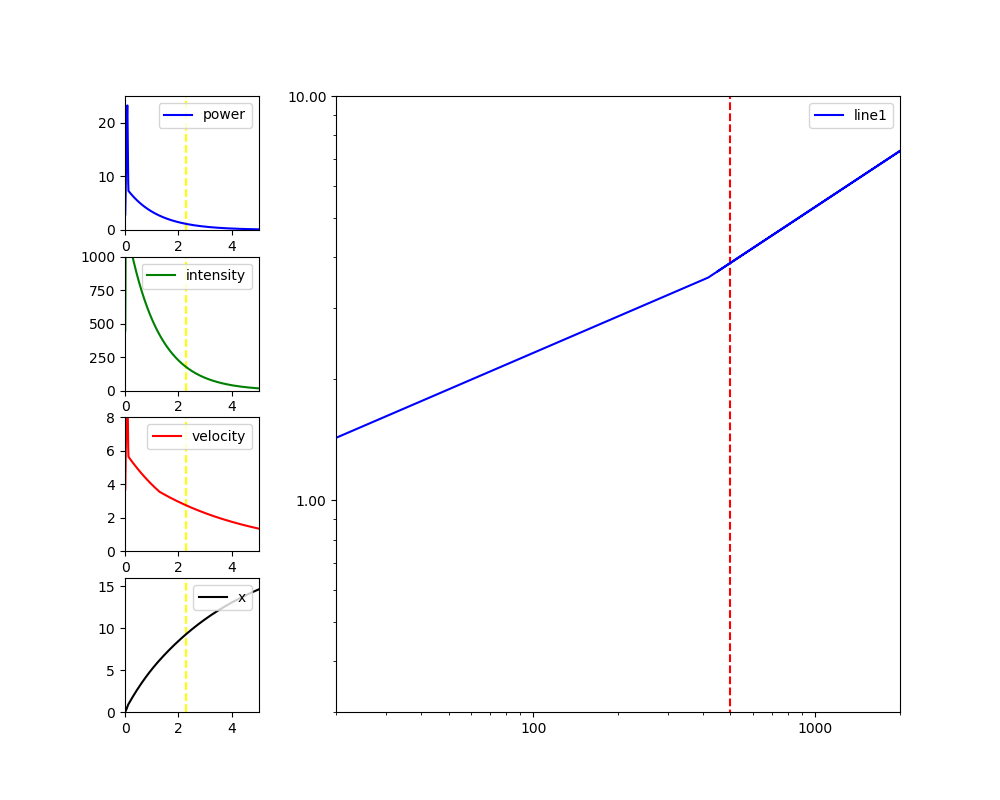

Reproduce this figure in Python.
from math import exp, sqrt
import pandas as pd
import numpy as np
import matplotlib.pyplot as plt
from matplotlib import ticker, gridspec

dx = 0.01e-3  # m Segment length
dr = 0.005e-3  # m Segment length  # dr の分解能が大事っぽい
dt = 0.1  # s すぐに淘汰される値なので意味はない。初期値
nz = 1  # Number of position segments, xは進展方向
nr = 1000  # 2.5e-3/dr  #全長2.5 mmになるように設定
nt = 5000  # Number of time segments
ng = 40  # 40  # Graphの分割数を決める値
CFL = 0.7  # クーラン数 1以下にする 0.5~0.99くらいで，小さくしすぎると進みが遅い
eta = 0.1  # 加熱効率

A_G = 0.224517656
B_G = 0.77548
sigma_G1 = 0.84473  # mm
sigma_G2 = 1.75302  # mm
A_T = 0.764525962
B_T = 0.235474467
sigma_T1 = 1.557528296
sigma_T2 = 4.050355336
lamda = 10.6  # 単位はum
M2_G = 15
M2_T = 21
W_G0 = 1.7  # 単位はmm
W_T0 = 2.0
R_peak = 2.13
hr = 20  # Heating region
R_0 = 8314.0

# 気体種固有の値
select_gas = 'air'
gas_dict = pd.read_csv('../../data/value.csv', header=0, index_col=0).to_dict(orient='index')[select_gas]
m = gas_dict['m']
gamma_gas = gas_dict['gamma']
eta_trans = gas_dict['eta_trans']
a = gas_dict['a']
b = gas_dict['b']
a_low = gas_dict['a_low']
b_low = gas_dict['b_low']
ss = gas_dict['speed_of_sound']
rho = gas_dict['rho']
R = R_0 / m
t_terminate = 2.3

u_ionz0 = a * 524.4 ** b * 1.2 * 1e3  # m/s
P_0 = 1.013e5
T_0 = 293
rho_0 = P_0 / R / T_0
u_0 = 0
v_0 = 0
gamma = gamma_gas
I = 0
l = 0.2e-3  # m 加熱長さ レーザーは0.2 mm
eta = 0.1
t = 0
x_laser0 = 0
umax_x = u_ionz0
umax_r = u_ionz0

t_list = []
uionz_list = []
uionz_low_list = []
p_list = []
s_list = []
x_list = []

fig, (axL, axR) = plt.subplots(ncols=2, figsize=(10, 4))
for n1 in range(nt):
    # 時間刻み幅の設定。ここ次第で計算がいくらでも長くなる
    dt = 1e-8  # s
    t = t + dt  # s
    t_list.append(t * 1e6)
    # レーザー強度の時間減衰(10J) 単位はMW
    # Power_laser = 8.15 * exp(-0.866 * t * 1e6)
    # 正確に再現すると温度などが高く出すぎる
    if t * 1e6 < 0.085:
        Power_laser = 287.9222823 * t * 1e6 + 0.0005175756469
    elif t * 1e6 < 0.125:
        Power_laser = -476.3277981 * t * 1e6 + 66.1043297
    else:
        Power_laser = 8.15 * exp(-0.866 * t * 1e6)
    p_list.append(Power_laser)
    # 進展方向のレーザー強度の変化を考慮しない場合のビーム半径
    W_G = W_G0 * 1e-3  # m
    W_T = W_T0 * 1e-3  # m
    # 波頭の値
    S_laser0 = R_peak * Power_laser / 4 / W_G / W_T * 1e-3  # GW/m ** 2 波頭のレーザー強度
    u_ionz_line1 = a * (S_laser0 * 1e9 / rho / (ss**3)) ** b * ss  # m/s 波頭の速度
    u_ionz_line3 = a_low * (S_laser0 * 1e9 / rho / (ss**3)) ** b_low * ss  # m/s 波頭の速度
    if u_ionz_line1 > u_ionz_line3:
        u_ionz = u_ionz_line1
        beta = b
        t_500 = t
    else:
        u_ionz = u_ionz_line3
        beta = b_low
    # u_ionz = a * S_laser0 ** b * 1e3  # m/s 無次元化していない波頭の速度
    x_laser0 = x_laser0 + u_ionz * dt  # m 電離波面の波頭進展位置=Laserによって加熱される最初の位置
    x_laser = x_laser0  # m 横方向の加熱位置を決めるための処理。初期値はその時刻における波頭位置とする
    uionz_list.append(u_ionz * 1e-3)
    # uionz_low_list.append(u_ionz_low * 1e-3)
    s_list.append(S_laser0)
    x_list.append(x_laser0 * 1e3)
    r_list = []
    x_lateral_list = []
    s_lateral_list = []
    # 進展方向の計算
    for n2 in range(nz):
        x = n2 * dx  # m
#          # その位置におけるビーム半径の計算
#          W_G = sqrt((W_G0*1e-3) ** 2+M2_G ** 2*(lamda*1e-6) ** 2*x ** 2/pi ** 2/(W_G0*1e-3) ** 2) # m
#          W_T = sqrt((W_T0*1e-3) ** 2+M2_T ** 2*(lamda*1e-6) ** 2*x ** 2/pi ** 2/(W_T0*1e-3) ** 2) # m
#          # 波頭の値
#          S_laser0 = R_peak *Power_laser/4/W_G/W_T*1e-3 #  GW/m ** 2 波頭のレーザー強度
#          u_ionz = a*(S_laser0) ** b*10 ** 3 # m/s 波頭の速度
#          x_laser0 = x_laser0+u_ionz*dt # 電離波面の波頭進展位置=Laserによって加熱される最初の位置
#          x_laser = x_laser0 # 横方向の加熱位置を決めるための処理。初期値はその時刻における波頭位置とする

        # 半径方向の計算
        for n3 in range(nr):
            r = n3 * dr  # m
            # ガウシアン分布/トップハット分布を仮定 二次元極座標のためx,yをそれぞれr/sqrt(2)としている。
            G_r = A_G * exp(-2 * (r * 1e3 / sqrt(2) / sigma_G1) ** 4) + B_G * exp(-2 * (r * 1e3 / sqrt(2) / sigma_G2) ** 2)
            T_r = A_T * exp(-2 * (r * 1e3 / sqrt(2) / sigma_T1) ** 4) + B_T * exp(-2 * (r * 1e3 / sqrt(2) / sigma_T2) ** 2)
            S_laser = R_peak * Power_laser / 4 / W_G / W_T * G_r * T_r * 1e-3  # 局所レーザー強度, GW/m2
            x_laser = x_laser - sqrt((S_laser0 / S_laser) ** (2 * beta / (1 - beta)) - 1) * dr  # m 松井さんD論より、横方向の波面位置を積分により導出。最初の方は外側は負の値

            #  Input Power Definition
            #  加熱領域をx_laserよりも前にしてしまうと計算が壊れるので実際に考えられる値よりも少し進めたほうがいい
            if x > x_laser - l and x < x_laser:
                w = eta * S_laser / l * 1e9  # W/m3
            else:
                w = 0

            if round(t * 1e6, 2) in [0.67, 0.87, 1.27, 1.56, 1.83]:
                r_list.append(round(r * 1e3, 3))
                x_lateral_list.append(round((x_laser - x_laser0) * 1e3, 2))
                s_lateral_list.append(round(S_laser, 2))
        if round(t * 1e6, 2) in [0.67, 0.87, 1.27, 1.56, 1.83]:
            r_minus = list(map(lambda x: x * -1, r_list))
            r_list = list(reversed(r_minus)) + r_list
            x_lateral_list = list(reversed(x_lateral_list)) + x_lateral_list
            s_lateral_list = list(reversed(s_lateral_list)) + s_lateral_list
            axL.plot(r_list, x_lateral_list, label=f't = {round(t*1e6,2)}')
            axR.plot(r_list, s_lateral_list, label=f't = {round(t*1e6,2)}')
axL.set_xlabel('r')
axL.set_ylabel('x')
axL.set_xlim(-2, 2)
axL.set_ylim(-4, 0)
axR.set_xlabel('r')
axR.set_ylabel('S')
axR.set_xlim(-2, 2)
axL.set_aspect('equal')
# axR.set_ylim(0, 500)
axL.legend(loc='upper right')  # 凡例
axR.legend(loc='upper right')  # 凡例
plt.savefig('波面形状とレーザープロファイル履歴.png')
fig.show()

# figure()でグラフを表示する領域をつくり，figというオブジェクトにする．
fig = plt.figure(figsize=(10, 8))

# add_subplot()でグラフを描画する領域を追加する．引数は行，列，場所
spec = gridspec.GridSpec(ncols=2, nrows=1, width_ratios=[1, 4])
ax1 = fig.add_subplot(4, 5, 1)
ax2 = fig.add_subplot(4, 5, 6)
ax3 = fig.add_subplot(4, 5, 11)
ax4 = fig.add_subplot(4, 5, 16)
ax5 = fig.add_subplot(spec[1])

c1, c2, c3, c4 = "blue", "green", "red", "black"  # 各プロットの色
l1, l2, l3, l4, l5, l6 = "power", "intensity", "velocity", "x", 'line1', 'line3'  # 各ラベル

ax1.plot(t_list, p_list, color=c1, label=l1)
ax2.plot(t_list, s_list, color=c2, label=l2)
ax3.plot(t_list, uionz_list, color=c3, label=l3)
ax4.plot(t_list, x_list, color=c4, label=l4)
ax5.plot(s_list, uionz_list, color=c1, label=l5)
# ax5.plot(s_list, uionz_low_list, color=c2, label=l6)
ax1.legend(loc='upper right')  # 凡例
ax2.legend(loc='upper right')  # 凡例
ax3.legend(loc='upper right')  # 凡例
ax4.legend(loc='upper right')  # 凡例
ax5.legend(loc='upper right')  # 凡例

ax1.vlines([2.3], 0, 1000, 'yellow', linestyles='dashed')
ax2.vlines([2.3], 0, 1000, 'yellow', linestyles='dashed')
ax3.vlines([2.3], 0, 1000, 'yellow', linestyles='dashed')
ax4.vlines([2.3], 0, 1000, 'yellow', linestyles='dashed')
ax1.vlines([t_500*1e6], 0, 1000, 'red', linestyles='dashed')
ax2.vlines([t_500*1e6], 0, 1000, 'red', linestyles='dashed')
ax3.vlines([t_500*1e6], 0, 1000, 'red', linestyles='dashed')
ax4.vlines([t_500*1e6], 0, 1000, 'red', linestyles='dashed')
ax5.set_xscale('log')
ax5.get_xaxis().set_major_formatter(ticker.ScalarFormatter())
ax5.set_yscale('log')
ax5.get_yaxis().set_major_formatter(ticker.ScalarFormatter())
ax5.vlines([500], 0.1, 10, 'red', linestyles='dashed')
intencity_terminate = 8.15 * exp(-0.866 * 2.3) *  R_peak / 4 / W_G / W_T * 1e-3
ax5.vlines([intencity_terminate], 0.1, 10, 'yellow', linestyles='dashed')

ax1.set_xlim(0, 5)
ax1.set_ylim(0, 25)
ax2.set_xlim(0, 5)
ax2.set_ylim(0, 1000)
ax3.set_xlim(0, 5)
ax3.set_ylim(0, 8)
ax4.set_xlim(0, 5)
ax4.set_ylim(0, 16)
ax5.set_xlim(20, 2000)
ax5.set_ylim(0.3, 10)
# fig.tight_layout()  # レイアウトの設定
plt.savefig('laser.png')
plt.show()
